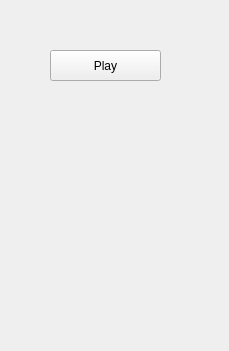
<?xml version="1.0" encoding="UTF-8"?>
<ui version="4.0">
 <class>MainWindow</class>
 <widget class="QMainWindow" name="MainWindow">
  <property name="geometry">
   <rect>
    <x>0</x>
    <y>0</y>
    <width>229</width>
    <height>351</height>
   </rect>
  </property>
  <property name="windowTitle">
   <string>MainWindow</string>
  </property>
  <widget class="QWidget" name="centralWidget">
   <widget class="QPushButton" name="pushButton">
    <property name="geometry">
     <rect>
      <x>50</x>
      <y>50</y>
      <width>111</width>
      <height>31</height>
     </rect>
    </property>
    <property name="text">
     <string>Play</string>
    </property>
   </widget>
  </widget>
 </widget>
 <layoutdefault spacing="6" margin="11"/>
 <resources/>
 <connections/>
</ui>
